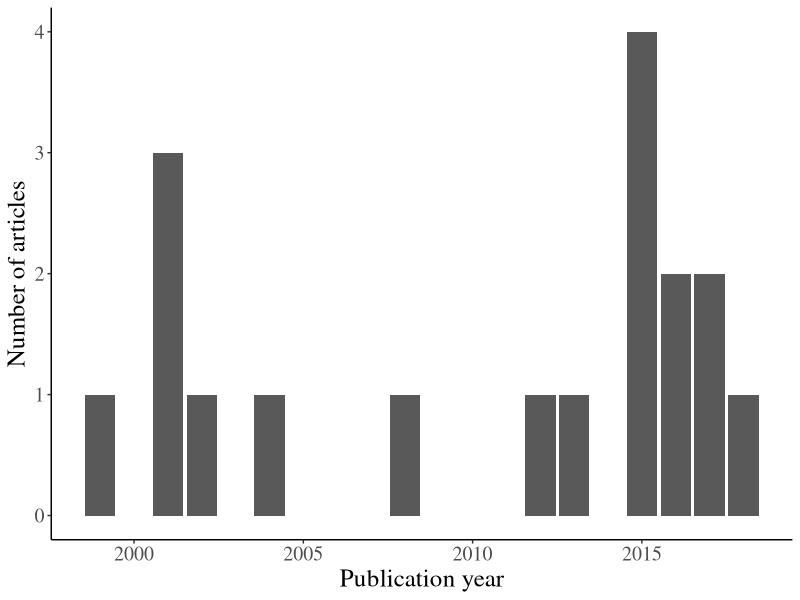

This figure's R source:
## ---- chunk 1
knitr::opts_chunk$set(echo = FALSE, comment=FALSE, message=FALSE, warning=FALSE)
library(tidyverse)
library(patchwork)
library(ggplot2)
## ---- chunk 2
DF <- read_csv("WebScience_Ref.csv")
colnames(DF) <- make.names(colnames(DF))
## ---- chunk 3
# From those ` r DF %>% dplyr::filter(`Keywords used`=="Name of parks") %>% nrow()` articles were find from National parks names searching and ` r DF %>% dplyr::filter(`Keywords used` =="Close area") %>%  nrow()` articles from searching nearby areas od the parks. 
## ---- chunk 4
Pub_year <-ggplot(DF) + geom_bar(aes(x = Publication.Year))+  labs(y="Number of articles", x="Publication year")  + theme_classic()+   theme(text=element_text(size=18,  family="Times"))
Pub_year
